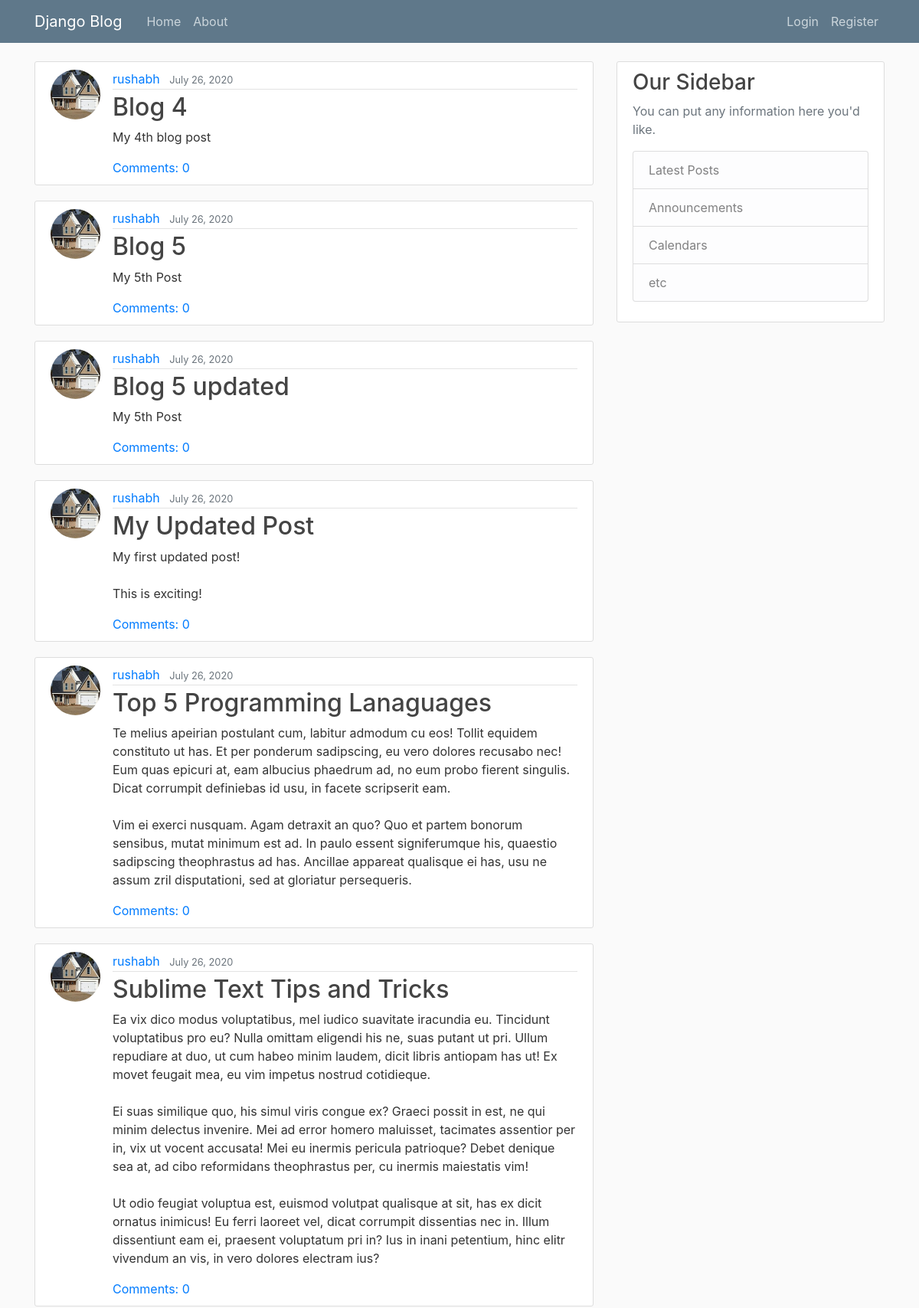
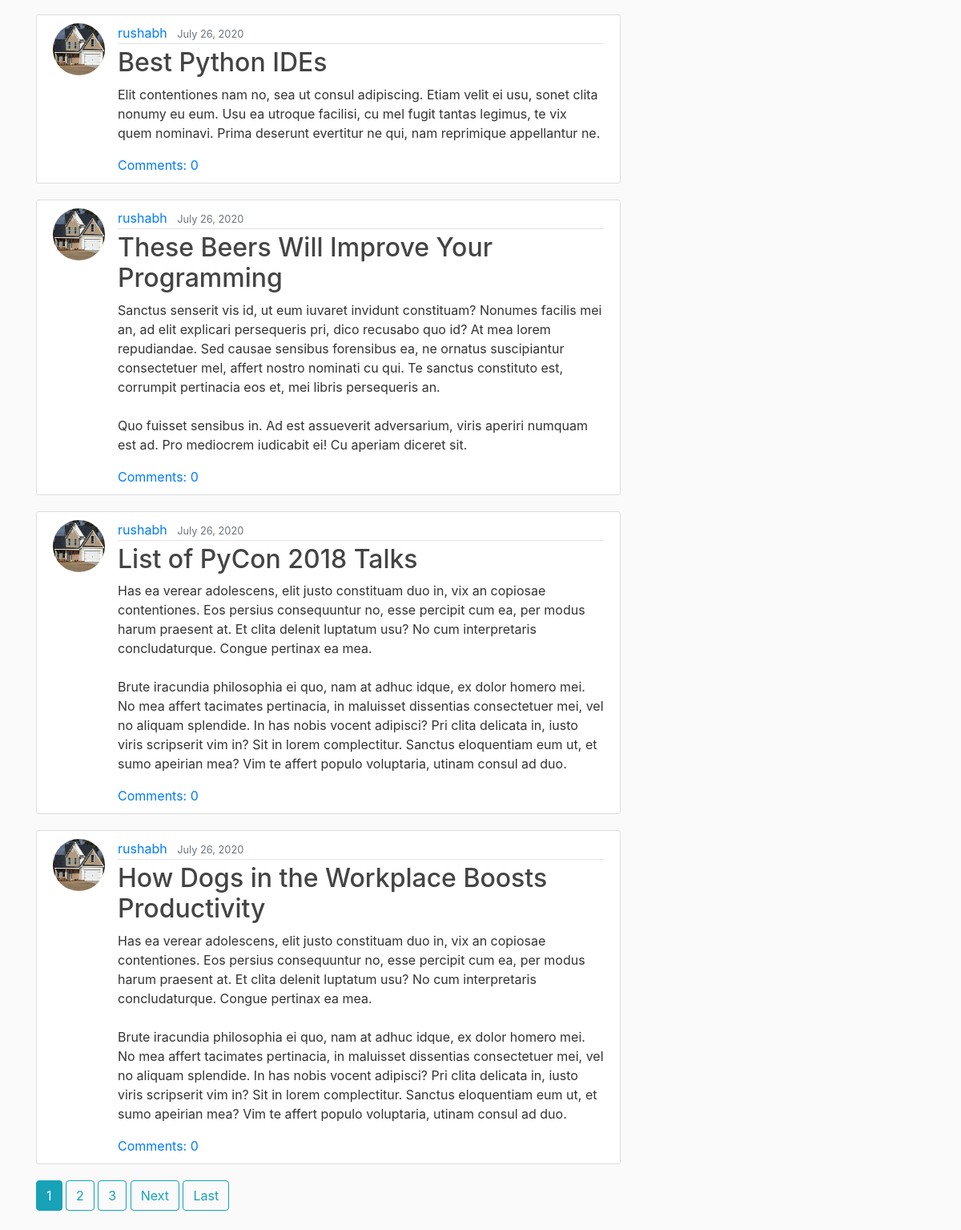
The page / on the database its author committed (2 pictures, top to bottom).
### blog/models.py (models this page shows, shortened)
class Post(models.Model):
    title = models.CharField(max_length=100)
    content = models.TextField()
    date_posted = models.DateTimeField(default=timezone.now)
    author = models.ForeignKey(User, on_delete=models.CASCADE)

### user/models.py (models this page shows, shortened)
class Profile(models.Model):
    user = models.OneToOneField(User, on_delete=models.CASCADE)
    image = models.ImageField(default='default.jpg', upload_to='profile_pics')

### blog/views.py (the view)
# urls.py: path('', PostListView.as_view(), name='blog-home'),
class PostListView(ListView):
    template_name = 'blog/home.html'  # <app>/<model>_<viewtype>.html
    context_object_name = 'posts'
    ordering = ['-date_posted']
    paginate_by = 10
    def get_queryset(self):
        return Post.objects.all()

### coryshafer/context_processors.py (called while the page is built)
def site_cred(request):
    try:
        user = request.user
        print(user)
        cred = Credit.objects.filter(author=user)
        point = ""
        for i in cred:
            point += str(i.Credit_Points)
        return {'cred': point}
    except:
        point = "0"
        return {'cred': point}

### blog/templates/blog/home.html (shortened to what this page needs)
{% extends "blog/base.html" %}
{% block content %}
    {% for post in posts %}
        <article class="media content-section">
          <img class="rounded-circle article-img" src="{{ post.author.profile.image.url }}">
          <div class="media-body">
            <div class="article-metadata">
              <a class="mr-2" href="{% url 'user-posts' post.author.username %}">{{ post.author }}</a>
              <small class="text-muted">{{ post.date_posted|date:"F d, Y" }}</small>
            </div>
            <h2><a class="article-title" href="{% url 'post-detail' post.id %}">{{ post.title }}</a></h2>
            <p class="article-content">{{ post.content }}</p>
              <a href="{% url 'post-detail' pk=post.pk %}">Comments: {{ post.comments.count }}</a><br>
          </div>
        </article>
    {% endfor %}
    {% if is_paginated %}
        {% for num in page_obj.paginator.page_range %}
          {% if page_obj.number == num %}
            <a class="btn btn-info mb-4" href="?page={{ num }}">{{ num }}</a>
          {% elif num > page_obj.number|add:'-3' and num < page_obj.number|add:'3' %}
            <a class="btn btn-outline-info mb-4" href="?page={{ num }}">{{ num }}</a>
          {% endif %}
        {% endfor %}
        {% if page_obj.has_next %}
          <a class="btn btn-outline-info mb-4" href="?page={{ page_obj.next_page_number }}">Next</a>
          <a class="btn btn-outline-info mb-4" href="?page={{ page_obj.paginator.num_pages }}">Last</a>
        {% endif %}
    {% endif %}
{% endblock content %}

### blog/static/blog/main.css (style rules this page uses)
body { background: #fafafa; color: #333333; margin-top: 5rem; }
h1, h2, h3, h4, h5, h6 { color: #444444; }
.content-section { background: #ffffff; padding: 10px 20px; border: 1px solid #dddddd; border-radius: 3px; margin-bottom: 20px; }
.article-title { color: #444444; }
.article-content { white-space: pre-line; }
.article-img { height: 65px; width: 65px; margin-right: 16px; }
.article-metadata { padding-bottom: 1px; margin-bottom: 4px; border-bottom: 1px solid #e3e3e3 }

### rows shown on the page
Post: author.profile.image (picture), author "rushabh", date_posted "July 26, 2020", title "Blog 4", content "My 4th blog post", comments.count "0"
Post: author.profile.image (picture), author "rushabh", date_posted "July 26, 2020", title "Blog 5", content "My 5th Post", comments.count "0"
Post: author.profile.image (picture), author "rushabh", date_posted "July 26, 2020", title "Blog 5 updated", content "My 5th Post", comments.count "0"
Post: author.profile.image (picture), author "rushabh", date_posted "July 26, 2020", title "My Updated Post", content "My first updated post! This is exciting!", comments.count "0"
Post: author.profile.image (picture), author "rushabh", date_posted "July 26, 2020", title "Top 5 Programming Lanaguages", content "Te melius apeirian postulant cum, labitur admodum cu eos! Tollit equidem constituto ut has. Et per ponderum sadipscing, eu vero dolores recusabo nec! Eum quas epicuri at, eam albucius phaedrum ad, no eum probo fierent singulis. Dicat corrumpit definiebas id usu, in facete scripserit eam. Vim ei exerci nusquam. Agam detraxit an quo? Quo et partem bonorum sensibus, mutat minimum est ad. In paulo essent signiferumque his, quaestio sadipscing theophrastus ad has. Ancillae appareat qualisque ei has, usu ne assum zril disputationi, sed at gloriatur persequeris.", comments.count "0"
Post: author.profile.image (picture), author "rushabh", date_posted "July 26, 2020", title "Sublime Text Tips and Tricks", content "Ea vix dico modus voluptatibus, mel iudico suavitate iracundia eu. Tincidunt voluptatibus pro eu? Nulla omittam eligendi his ne, suas putant ut pri. Ullum repudiare at duo, ut cum habeo minim laudem, dicit libris antiopam has ut! Ex movet feugait mea, eu vim impetus nostrud cotidieque. Ei suas similique quo, his simul viris congue ex? Graeci possit in est, ne qui minim delectus invenire. Mei ad error homero maluisset, tacimates assentior per in, vix ut vocent accusata! Mei eu inermis pericula patrioque? Debet denique sea at, ad cibo reformidans theophrastus per, cu inermis maiestatis vim! Ut odio feugiat voluptua est, euismod volutpat qualisque at sit, has ex dicit ornatus inimicus! Eu…", comments.count "0"
Post: author.profile.image (picture), author "rushabh", date_posted "July 26, 2020", title "Best Python IDEs", content "Elit contentiones nam no, sea ut consul adipiscing. Etiam velit ei usu, sonet clita nonumy eu eum. Usu ea utroque facilisi, cu mel fugit tantas legimus, te vix quem nominavi. Prima deserunt evertitur ne qui, nam reprimique appellantur ne.", comments.count "0"
Post: author.profile.image (picture), author "rushabh", date_posted "July 26, 2020", title "These Beers Will Improve Your Programming", content "Sanctus senserit vis id, ut eum iuvaret invidunt constituam? Nonumes facilis mei an, ad elit explicari persequeris pri, dico recusabo quo id? At mea lorem repudiandae. Sed causae sensibus forensibus ea, ne ornatus suscipiantur consectetuer mel, affert nostro nominati cu qui. Te sanctus constituto est, corrumpit pertinacia eos et, mei libris persequeris an. Quo fuisset sensibus in. Ad est assueverit adversarium, viris aperiri numquam est ad. Pro mediocrem iudicabit ei! Cu aperiam diceret sit.", comments.count "0"
Post: author.profile.image (picture), author "rushabh", date_posted "July 26, 2020", title "List of PyCon 2018 Talks", content "Has ea verear adolescens, elit justo constituam duo in, vix an copiosae contentiones. Eos persius consequuntur no, esse percipit cum ea, per modus harum praesent at. Et clita delenit luptatum usu? No cum interpretaris concludaturque. Congue pertinax ea mea. Brute iracundia philosophia ei quo, nam at adhuc idque, ex dolor homero mei. No mea affert tacimates pertinacia, in maluisset dissentias consectetuer mei, vel no aliquam splendide. In has nobis vocent adipisci? Pri clita delicata in, iusto viris scripserit vim in? Sit in lorem complectitur. Sanctus eloquentiam eum ut, et sumo apeirian mea? Vim te affert populo voluptaria, utinam consul ad duo.", comments.count "0"
Post: author.profile.image (picture), author "rushabh", date_posted "July 26, 2020", title "How Dogs in the Workplace Boosts Productivity", content "Has ea verear adolescens, elit justo constituam duo in, vix an copiosae contentiones. Eos persius consequuntur no, esse percipit cum ea, per modus harum praesent at. Et clita delenit luptatum usu? No cum interpretaris concludaturque. Congue pertinax ea mea. Brute iracundia philosophia ei quo, nam at adhuc idque, ex dolor homero mei. No mea affert tacimates pertinacia, in maluisset dissentias consectetuer mei, vel no aliquam splendide. In has nobis vocent adipisci? Pri clita delicata in, iusto viris scripserit vim in? Sit in lorem complectitur. Sanctus eloquentiam eum ut, et sumo apeirian mea? Vim te affert populo voluptaria, utinam consul ad duo.", comments.count "0"

### other values the page prints
{{ num }} "1"
{{ num }} "2" "3"
